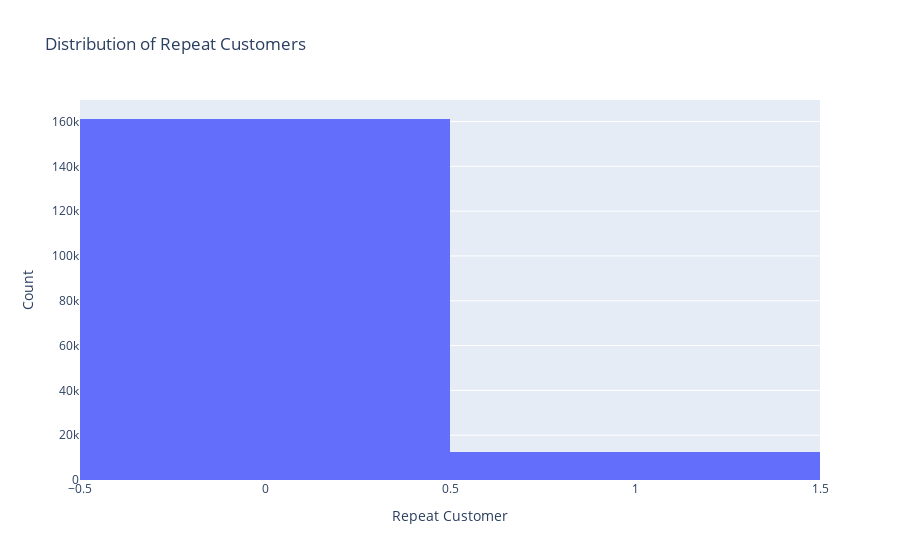

Notebook code cell kept with this figure:
### Markdown cell above
### Visualiation of the Target Variable

### Code cell
import plotly.express as px

fig = px.histogram(df, x="repeat_customer", title="Distribution of Repeat Customers")
fig.update_layout(xaxis_title="Repeat Customer", yaxis_title="Count")
fig.show()

### Figure 1 — Plotly figure (JSON) as saved in the notebook; plotly's stock layout.template omitted (floating-point values rounded to 4 significant figures; data arrays with more than 128 entries replaced by an {"elided": "..."} marker saying what was removed)
{"data": [{"alignmentgroup": "True", "bingroup": "x", "hovertemplate": "repeat_customer=%{x}<br>count=%{y}<extra></extra>", "legendgroup": "", "marker": {"color": "#636efa", "pattern": {"shape": ""}}, "name": "", "offsetgroup": "", "orientation": "v", "showlegend": false, "type": "histogram", "x": {"elided": "173594 int values"}, "xaxis": "x", "yaxis": "y"}], "layout": {"barmode": "relative", "legend": {"tracegroupgap": 0}, "title": {"text": "Distribution of Repeat Customers"}, "xaxis": {"anchor": "y", "domain": [0, 1], "title": {"text": "Repeat Customer"}}, "yaxis": {"anchor": "x", "domain": [0, 1], "title": {"text": "Count"}}}}
